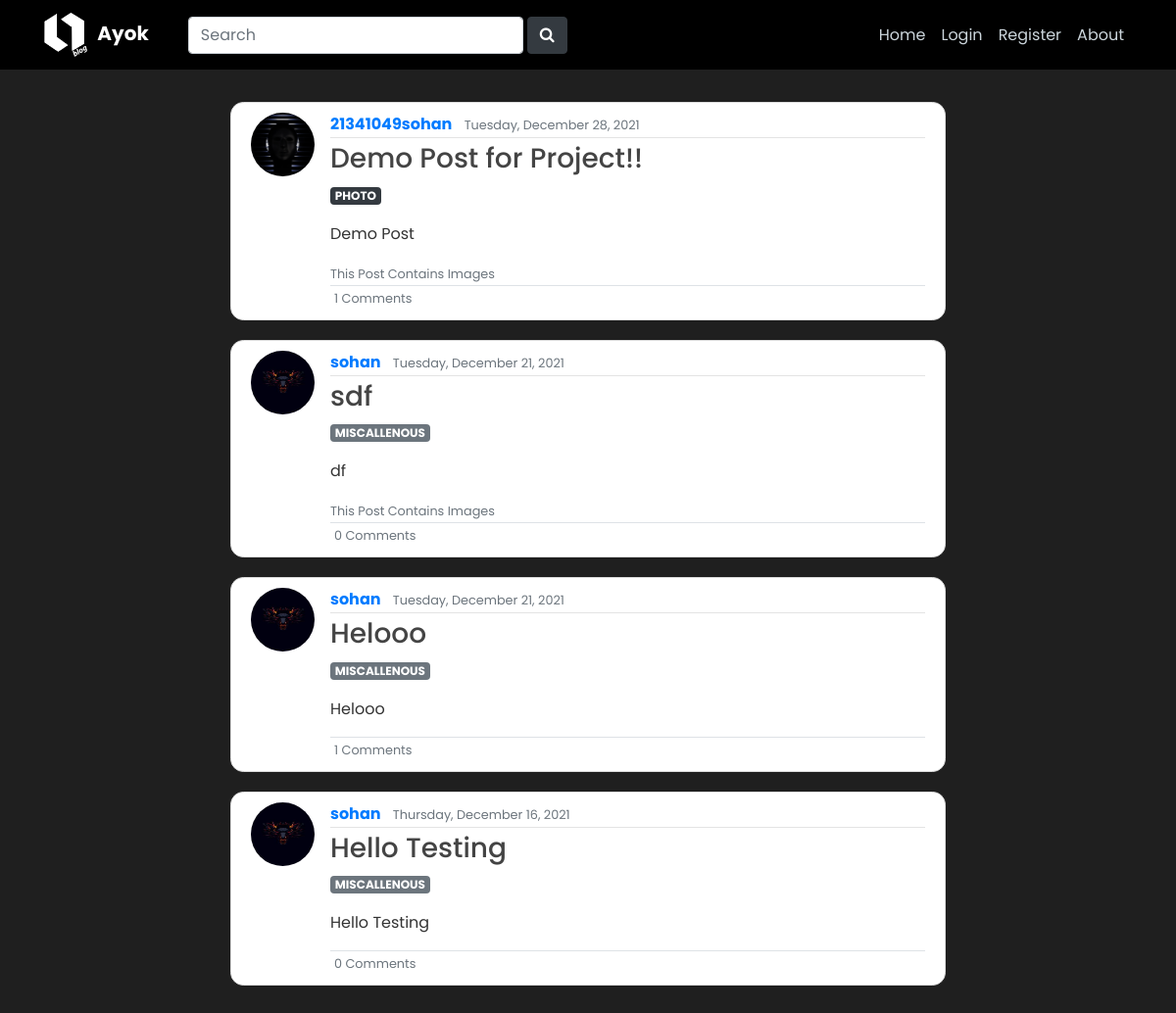
The page / on the database its author committed.
### blog/models.py (models this page shows, shortened)
class Post(models.Model):
    title = models.CharField(max_length=100)
    content = HTMLField()
    image = ResizedImageField(
        size=[620, 500], upload_to='post_images', blank=True, null=True)
    date_posted = models.DateTimeField(default=timezone.now)
    author = models.ForeignKey(User, on_delete=models.CASCADE)
    post_type = models.CharField(
        default='MISCALLENOUS', max_length=23, choices=POST_TYPES)

### users/models.py (models this page shows, shortened)
class Profile (models.Model):
    user = models.OneToOneField(User, on_delete=models.CASCADE)
    image = models.ImageField(default='default.jpg', upload_to='profile_pics')
    short_bio = models.CharField(max_length=100, default="Hi!")

### blog/views.py (the view)
# urls.py: path('', PostListView.as_view(), name='blog-home'),
class PostListView(ListView):
    model = Post
    template_name = 'blog/home.html'  # <app>/<model>_<viewtype>.html
    context_object_name = 'posts'
    ordering = ['-date_posted']
    paginate_by = 7

### blog/templates/blog/home.html (shortened to what this page needs)
{% extends 'blog/base.html' %}
{% block content %}
    <br>
    {% for post in posts %}
        <article class="media content-section" style="border-radius: 10pt;">
            <img class="rounded-circle article-img" src="{{ post.author.profile.image.url }}">
            <div class="media-body">
            <div class="article-metadata">
                <a class="mr-2" href="{% url 'user-posts' post.author.username %}" style="font-weight: bold;">{{ post.author }}</a>
                <small class="text-muted"> {{ post.date_posted|date:"l, F d, Y" }}</small>
            </div>
            <h3>
                <a class="article-title" href="{% url 'post-detail' post.id %}">{{ post.title }}</a>
            </h3>
            {% if post.post_type == 'MOVIES'%}
                <small class="badge badge-danger"> {{ post.post_type }}</small>
            {% elif post.post_type == 'UPDATE' %}
                <small class="badge badge-warning"> {{ post.post_type }}</small>
            {% elif post.post_type == 'MISCALLENOUS' %}
                <small class="badge badge-secondary"> {{ post.post_type }}</small>
            {% elif post.post_type == 'PROGRAMMING' %}
                <small class="badge badge-info"> {{ post.post_type }}</small>
            {% elif post.post_type == 'ART' %}
                <small class="badge badge-primary"> {{ post.post_type }}</small>
            {% elif post.post_type == 'PHOTO' %}
                <small class="badge badge-dark"> {{ post.post_type }}</small>
            {% elif post.post_type == 'JOKE' %}
                <small class="badge badge-info"> {{ post.post_type }}</small>
            {% else %}
                <small class="badge badge-success"> {{ post.post_type }}</small>
            {% endif %}
            <p class="article-content" style="color: rgb(88, 88, 88);">{{ post.content | safe }}</p>
            {% if post.image %}
            <small>
                <a class="text-muted" style="margin-bottom: 5pt;" href="{% url 'post-detail' post.id %}">
                    This Post Contains Images
                </a>
            </small>
            {% endif %}
            <div class="border-top pt-.5" >
                <small class="ml-1"> <a class="text-muted" href="{% url 'post-detail' post.id %}">{{ post.comments.count}} Comments</a></small>
            </div>
            </div>
        </article>
    {% endfor %}
    <br>
{% endblock content %}

### blog/static/blog/main.css (style rules this page uses)
body { background: #fafafa; color: #333333; margin-top: 5rem; }
h1, h2, h3, h4, h5, h6 { color: #444444; }
.content-section { background: #ffffff; padding: 10px 20px; border: 1px solid #dddddd; border-radius: 3px; margin-bottom: 20px; }
.article-title { color: #444444; }
.article-content { white-space: pre-line; }
.article-img { height: 65px; width: 65px; margin-right: 16px; }
.article-metadata { padding-bottom: 1px; margin-bottom: 4px; border-bottom: 1px solid #e3e3e3; }

### rows shown on the page
Post: author.profile.image (picture), author "21341049sohan", date_posted "Tuesday, December 28, 2021", title "Demo Post for Project!!", post_type "PHOTO", content "Demo Post", shows "This Post Contains Images", comments.count "1"
Post: author.profile.image (picture), author "sohan", date_posted "Tuesday, December 21, 2021", title "sdf", post_type "MISCALLENOUS", content "df", shows "This Post Contains Images", comments.count "0"
Post: author.profile.image (picture), author "sohan", date_posted "Tuesday, December 21, 2021", title "Helooo", post_type "MISCALLENOUS", content "Helooo", comments.count "1"
Post: author.profile.image (picture), author "sohan", date_posted "Thursday, December 16, 2021", title "Hello Testing", post_type "MISCALLENOUS", content "Hello Testing", comments.count "0"
